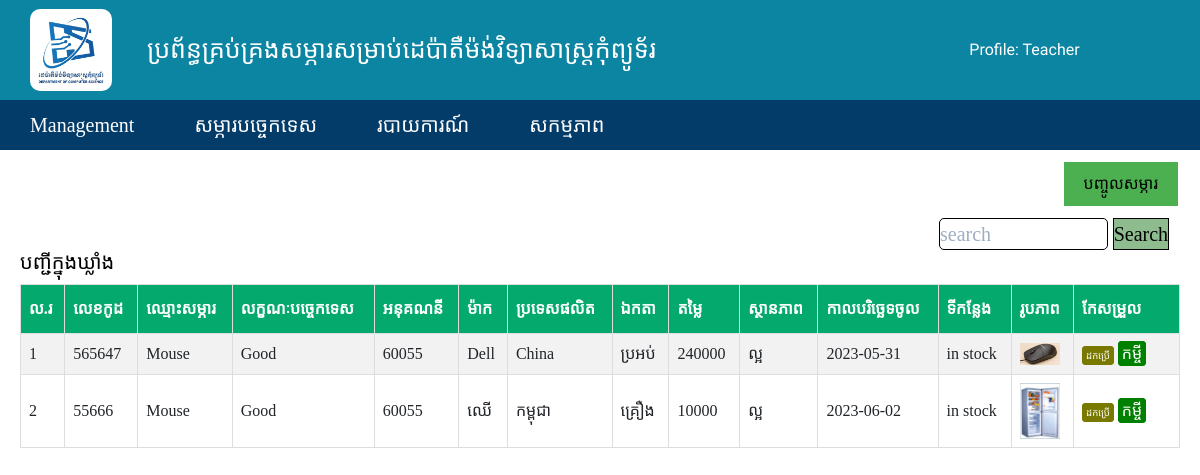
The app's page /admin/listInStock.php (signed in) with its own data.
### tables this page shows
CREATE TABLE `itproduct` (
  `id` int(15) NOT NULL,
  `code` int(20) NOT NULL,
  `name` varchar(100) NOT NULL,
  `how` text NOT NULL,
  `account` int(10) NOT NULL,
  `saccount` int(10) NOT NULL,
  `model` varchar(50) NOT NULL,
  `country` varchar(50) NOT NULL,
  `think` varchar(50) NOT NULL,
  `quantity` int(10) NOT NULL,
  `retail_price` int(20) NOT NULL,
  `total_price` int(20) NOT NULL,
  `status` varchar(20) NOT NULL,
  `date` date NOT NULL,
  `date_use` date DEFAULT NULL,
  `place` varchar(50) NOT NULL,
  `BORROW` int(11) NOT NULL DEFAULT 0,
  `picture` text NOT NULL
);

### admin/listInStock.php (the view, shortened to what this page needs)
<?php
 $host = "localhost";
 $username = "root";
 $password = "";
 $db = "comtechstock";
 $connect = new mysqli($host, $username, $password, $db);
?>
<!DOCTYPE html>
<html lang="en">
<head>
    <?php include('include/Head.php');?>
</head>
<body>
    <?php include('include/Header.php');?>
        <div class="dashboard">
            <?php include('include/Top-dashboard.php'); ?>
            <div class="search-and-title">
                <h3>បញ្ជីក្នុងឃ្លាំង</h3></div>
                    <div class="dasble">
                        <table id="customers">
                            <tr font-family='khmer os battambang'>
                                <th class="head">ល.រ</th>
                                <th class="head">លេខកូដ</th>
                                <th class="head">ឈ្មោះសម្ភារ</th>
                                <th class="head">លក្ខណៈបច្ចេកទេស</th>
                                <th class="head">អនុគណនី</th>
                                <th class="head">ម៉ាក</th>
                                <th class="head">ប្រទេសផលិត</th>
                                <th class="head">ឯកតា</th>
                                <th class="head">តម្លៃ</th>
                                <th class="head">ស្ថានភាព</th>
                                <th class="head">កាលបរិច្ឆេទចូល</th>
                                <th class="head">ទីកន្លែង</th>
                                <th class="head">រូបភាព</th>
                                <th class="head">កែសម្រួល</th>
                            </tr>
                            <?php
                                $i =1;
                                $sql = "SELECT * FROM itproduct WHERE place= 'in stock' ";
                                $result = $connect->query($sql);
                                while($row = $result->fetch_assoc()){
                            ?>
                            <tr>
                                <td><?php echo $i++ ?></td>
                                <td><?php echo "$row[code]"?></td>
                                <td><?php echo "$row[name]"?></td>
                                <td><?php echo "$row[how]"?></td>
                                <td><?php echo "$row[saccount]"?></td>
                                <td><?php echo "$row[model]"?></td>
                                <td><?php echo "$row[country]"?></td>
                                <td><?php echo "$row[think]"?></td>
                                <td><?php echo "$row[total_price]"?></td>
                                <td><?php echo "$row[status]"?></td>
                                <td><?php echo "$row[date]"?></td>
                                <td><?php echo "$row[place]"?></td>
                                <td><img src="./img/<?php echo "$row[picture]";?>" width="40px" ;height="auto"></td>
                                <td>
                                    <div class="control-use-borrow">
                                        <a href="./formUse.php?id=<?php echo $row['id'];?>" id="button-take-to-use">ដកប្រើ</a>
                                        <a href="./formBorrow.php?id=<?php echo $row['id'];?>" id="button-borrow">កម្ចី</a>
                                    </div>
                                </div>
                            <?php
                         }
                        ?>
</body>
</html>

### admin/style/pag1.css (style rules this page uses)
* { margin: 0; padding: 0; box-sizing: border-box; }
.dashboard { width: 100%; }
.dashboard .dasble { width: 100%; height: 510px; padding: 0 20px; z-index: -99999; }
.search-and-title { width: 100%; display: flex; justify-content: space-between; font-family: 'khmer os battambang'; color: #000000; padding: 0 0 10px 20px; font-size: 20px; }
table { font-family: arial, sans-serif; border-collapse: collapse; width: auto; }
#customers th { padding-top: 12px; padding-bottom: 12px; text-align: left; background-color: #04AA6D; color: #ffffff; border: 8px solid rgb(0, 0, 0); }
#customers td { z-index: -99; }
.head { color: white; z-index: 89999; }
.dashboard { padding-top: 100px; }
.control-use-borrow { width: 80px; }
#button-take-to-use { color: white; font-size: 60%; text-decoration: none; border: 2px solid rgb(121, 121, 0); background-color: rgb(121, 121, 0); border-radius: 4px; padding: 2px; }
#button-borrow { color: white; text-decoration: none; border: 2px solid green; background-color: green; border-radius: 4px; padding: 2px; }

### admin/style/tablestyle.css (style rules this page uses)
#customers { font-family: 'khmer os battambang'; border-collapse: collapse; width: 100%; }
#customers td, #customers th { border: 1px solid #000; padding: 8px; }
#customers tr:nth-child(even) { background-color: #f2f2f2; }
#customers th { padding-top: 12px; padding-bottom: 12px; text-align: left; background-color: #04AA6D; color: white; }

### admin/listInStock.php (style rules this page uses)
#customers { font-family: 'khmer os battambang'; border-collapse: collapse; width: 100%; }
#customers td, #customers th { border: 1px solid #ddd; padding: 8px; }
#customers tr:nth-child(even) { background-color: #f2f2f2; }
#customers th { padding-top: 12px; padding-bottom: 12px; text-align: left; background-color: #04AA6D; color: white; }

### records on screen
itproduct: code "565647", name "Mouse", how "Good", saccount "60055", model "Dell", country "China", think "ប្រអប់", total_price "240000", status "ល្អ", date "2023-05-31", place "in stock", picture (picture)
itproduct: code "55666", name "Mouse", how "Good", saccount "60055", model "ឈើ", country "កម្ពុជា", think "គ្រឿង", total_price "10000", status "ល្អ", date "2023-06-02", place "in stock", picture (picture)

### other values on screen
$_SESSION['username'] "Teacher"
